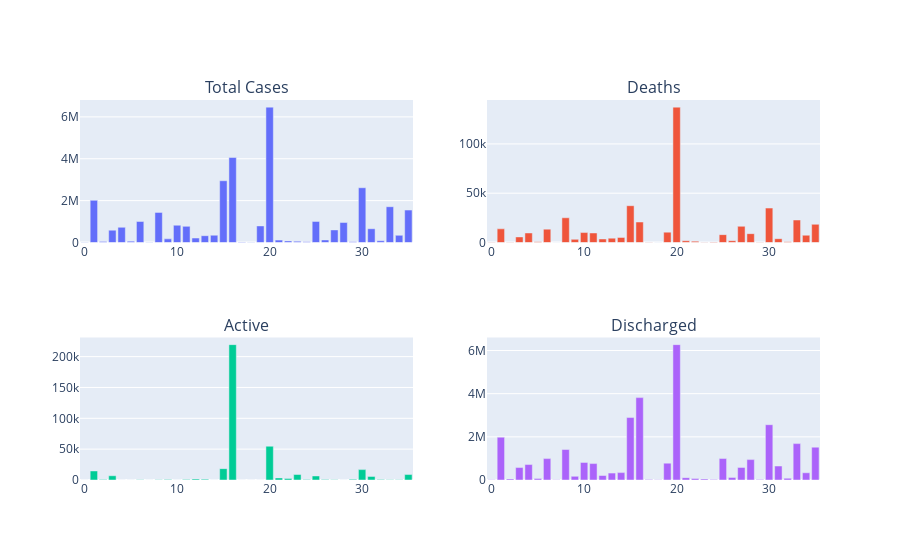

The cell this chart's notebook holds for it:
### Markdown cell above
#### We have the data of all 28 states and 8 union tertories

### Code cell
fig = make_subplots(rows=2, cols=2, subplot_titles=['Total Cases', 'Deaths', 'Active', 'Discharged'])

total_cases = go.Bar(y=df['Total Cases'], name='Total Cases', hovertext=df['State/UTs'])
deaths = go.Bar(y=df['Deaths'], name='Deaths', hovertext=df['State/UTs'])
active = go.Bar(y=df['Active'], name='Active', hovertext=df['State/UTs'])
discharged = go.Bar(y=df['Discharged'], name='Discharged', hovertext=df['State/UTs'])

fig.add_trace(total_cases, 1, 1)
fig.add_trace(deaths, 1, 2)
fig.add_trace(active, 2, 1)
fig.add_trace(discharged, 2, 2)

fig.update_layout(showlegend=False)
fig.show()

### Figure 1 — Plotly figure (JSON) as saved in the notebook; plotly's stock layout.template omitted (floating-point values rounded to 4 significant figures)
{"data": [{"hovertext": ["Andaman and Nicobar", "Andhra Pradesh", "Arunachal Pradesh", "Assam", "Bihar", "Chandigarh", "Chhattisgarh", "Dadra and Nagar Haveli and Daman and Diu", "Delhi", "Goa", "Gujarat", "Haryana", "Himachal Pradesh", "Jammu and Kashmir", "Jharkhand", "Karnataka", "Kerala", "Ladakh", "Lakshadweep", "Madhya Pradesh", "Maharashtra", "Manipur", "Meghalaya", "Mizoram", "Nagaland", "Odisha", "Puducherry", "Punjab", "Rajasthan", "Sikkim", "Tamil Nadu", "Telengana", "Tripura", "Uttar Pradesh", "Uttarakhand", "West Bengal"], "name": "Total Cases", "type": "bar", "xaxis": "x", "y": [7566, 2014116, 53031, 589426, 725708, 65105, 1004451, 10663, 1437764, 173955, 825422, 770486, 213548, 325419, 347867, 2949445, 4057233, 20560, 10347, 792175, 6464876, 113933, 75836, 59119, 30083, 1007750, 123572, 600614, 954095, 29878, 2614872, 658054, 82961, 1709335, 342976, 1548604], "yaxis": "y"}, {"hovertext": ["Andaman and Nicobar", "Andhra Pradesh", "Arunachal Pradesh", "Assam", "Bihar", "Chandigarh", "Chhattisgarh", "Dadra and Nagar Haveli and Daman and Diu", "Delhi", "Goa", "Gujarat", "Haryana", "Himachal Pradesh", "Jammu and Kashmir", "Jharkhand", "Karnataka", "Kerala", "Ladakh", "Lakshadweep", "Madhya Pradesh", "Maharashtra", "Manipur", "Meghalaya", "Mizoram", "Nagaland", "Odisha", "Puducherry", "Punjab", "Rajasthan", "Sikkim", "Tamil Nadu", "Telengana", "Tripura", "Uttar Pradesh", "Uttarakhand", "West Bengal"], "name": "Deaths", "type": "bar", "xaxis": "x2", "y": [129, 13857, 260, 5660, 9653, 813, 13555, 4, 25082, 3201, 10081, 9677, 3598, 4408, 5132, 37318, 20788, 207, 51, 10516, 137313, 1782, 1311, 217, 620, 7969, 1812, 16431, 8954, 370, 34921, 3873, 800, 22823, 7387, 18447], "yaxis": "y2"}, {"hovertext": ["Andaman and Nicobar", "Andhra Pradesh", "Arunachal Pradesh", "Assam", "Bihar", "Chandigarh", "Chhattisgarh", "Dadra and Nagar Haveli and Daman and Diu", "Delhi", "Goa", "Gujarat", "Haryana", "Himachal Pradesh", "Jammu and Kashmir", "Jharkhand", "Karnataka", "Kerala", "Ladakh", "Lakshadweep", "Madhya Pradesh", "Maharashtra", "Manipur", "Meghalaya", "Mizoram", "Nagaland", "Odisha", "Puducherry", "Punjab", "Rajasthan", "Sikkim", "Tamil Nadu", "Telengana", "Tripura", "Uttar Pradesh", "Uttarakhand", "West Bengal"], "name": "Active", "type": "bar", "xaxis": "x3", "y": [6, 14693, 863, 6901, 100, 40, 412, 4, 349, 877, 150, 634, 1642, 1330, 130, 18412, 219441, 69, 31, 79, 54763, 3397, 2326, 8885, 815, 6546, 715, 324, 97, 1094, 16850, 5864, 917, 256, 354, 8815], "yaxis": "y3"}, {"hovertext": ["Andaman and Nicobar", "Andhra Pradesh", "Arunachal Pradesh", "Assam", "Bihar", "Chandigarh", "Chhattisgarh", "Dadra and Nagar Haveli and Daman and Diu", "Delhi", "Goa", "Gujarat", "Haryana", "Himachal Pradesh", "Jammu and Kashmir", "Jharkhand", "Karnataka", "Kerala", "Ladakh", "Lakshadweep", "Madhya Pradesh", "Maharashtra", "Manipur", "Meghalaya", "Mizoram", "Nagaland", "Odisha", "Puducherry", "Punjab", "Rajasthan", "Sikkim", "Tamil Nadu", "Telengana", "Tripura", "Uttar Pradesh", "Uttarakhand", "West Bengal"], "name": "Discharged", "type": "bar", "xaxis": "x4", "y": [7431, 1985566, 51908, 576865, 715955, 64252, 990484, 10655, 1412333, 169877, 815191, 760175, 208308, 319681, 342605, 2893715, 3817004, 20284, 10265, 781580, 6272800, 108754, 72199, 50017, 28648, 993235, 121045, 583859, 945044, 28414, 2563101, 648317, 81244, 1686256, 335235, 1521342], "yaxis": "y4"}], "layout": {"annotations": [{"font": {"size": 16}, "showarrow": false, "text": "Total Cases", "x": 0.225, "xanchor": "center", "xref": "paper", "y": 1, "yanchor": "bottom", "yref": "paper"}, {"font": {"size": 16}, "showarrow": false, "text": "Deaths", "x": 0.775, "xanchor": "center", "xref": "paper", "y": 1, "yanchor": "bottom", "yref": "paper"}, {"font": {"size": 16}, "showarrow": false, "text": "Active", "x": 0.225, "xanchor": "center", "xref": "paper", "y": 0.375, "yanchor": "bottom", "yref": "paper"}, {"font": {"size": 16}, "showarrow": false, "text": "Discharged", "x": 0.775, "xanchor": "center", "xref": "paper", "y": 0.375, "yanchor": "bottom", "yref": "paper"}], "autosize": true, "showlegend": false, "xaxis": {"anchor": "y", "autorange": true, "domain": [0, 0.45], "range": [-0.5, 35.5]}, "xaxis2": {"anchor": "y2", "autorange": true, "domain": [0.55, 1], "range": [-0.5, 35.5]}, "xaxis3": {"anchor": "y3", "autorange": true, "domain": [0, 0.45], "range": [-0.5, 35.5]}, "xaxis4": {"anchor": "y4", "autorange": true, "domain": [0.55, 1], "range": [-0.5, 35.5]}, "yaxis": {"anchor": "x", "autorange": true, "domain": [0.625, 1], "range": [0, 6805000.0], "type": "linear"}, "yaxis2": {"anchor": "x2", "autorange": true, "domain": [0.625, 1], "range": [0, 144540], "type": "linear"}, "yaxis3": {"anchor": "x3", "autorange": true, "domain": [0, 0.375], "range": [0, 231000.0], "type": "linear"}, "yaxis4": {"anchor": "x4", "autorange": true, "domain": [0, 0.375], "range": [0, 6603000.0], "type": "linear"}}}
